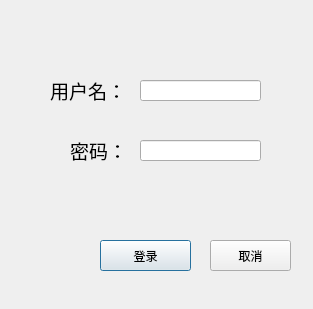
<?xml version="1.0" encoding="UTF-8"?>
<ui version="4.0">
 <class>sign_Dialog</class>
 <widget class="QDialog" name="sign_Dialog">
  <property name="geometry">
   <rect>
    <x>0</x>
    <y>0</y>
    <width>313</width>
    <height>309</height>
   </rect>
  </property>
  <property name="windowTitle">
   <string>Dialog</string>
  </property>
  <widget class="QLabel" name="label">
   <property name="geometry">
    <rect>
     <x>50</x>
     <y>70</y>
     <width>71</width>
     <height>41</height>
    </rect>
   </property>
   <property name="text">
    <string>&lt;html&gt;&lt;head/&gt;&lt;body&gt;&lt;p&gt;&lt;span style=&quot; font-size:14pt;&quot;&gt;用户名：&lt;/span&gt;&lt;/p&gt;&lt;/body&gt;&lt;/html&gt;</string>
   </property>
  </widget>
  <widget class="QLabel" name="label_2">
   <property name="geometry">
    <rect>
     <x>70</x>
     <y>130</y>
     <width>51</width>
     <height>41</height>
    </rect>
   </property>
   <property name="text">
    <string>&lt;html&gt;&lt;head/&gt;&lt;body&gt;&lt;p&gt;&lt;span style=&quot; font-size:14pt;&quot;&gt;密码：&lt;/span&gt;&lt;/p&gt;&lt;/body&gt;&lt;/html&gt;</string>
   </property>
  </widget>
  <widget class="QLineEdit" name="lineEdit_nam">
   <property name="geometry">
    <rect>
     <x>140</x>
     <y>80</y>
     <width>121</width>
     <height>21</height>
    </rect>
   </property>
  </widget>
  <widget class="QLineEdit" name="lineEdit_pwd">
   <property name="geometry">
    <rect>
     <x>140</x>
     <y>140</y>
     <width>121</width>
     <height>21</height>
    </rect>
   </property>
  </widget>
  <widget class="QPushButton" name="pushButton">
   <property name="geometry">
    <rect>
     <x>100</x>
     <y>240</y>
     <width>91</width>
     <height>31</height>
    </rect>
   </property>
   <property name="text">
    <string>登录</string>
   </property>
  </widget>
  <widget class="QPushButton" name="pushButton_cancel">
   <property name="geometry">
    <rect>
     <x>210</x>
     <y>240</y>
     <width>81</width>
     <height>31</height>
    </rect>
   </property>
   <property name="text">
    <string>取消</string>
   </property>
  </widget>
 </widget>
 <resources/>
 <connections/>
</ui>
